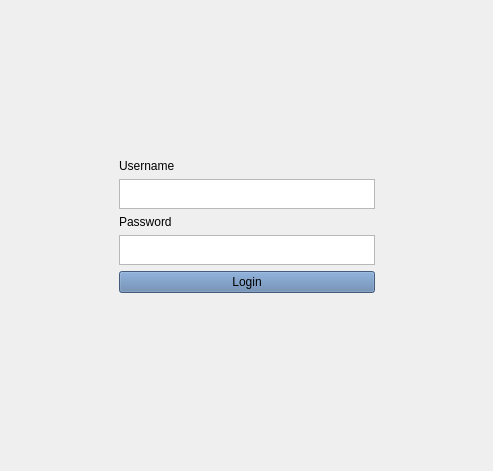
<?xml version="1.0" encoding="UTF-8"?>
<ui version="4.0">
 <class>loginPage</class>
 <widget class="QWidget" name="loginPage">
  <property name="geometry">
   <rect>
    <x>0</x>
    <y>0</y>
    <width>493</width>
    <height>471</height>
   </rect>
  </property>
  <property name="windowTitle">
   <string>Form</string>
  </property>
  <layout class="QHBoxLayout" name="horizontalLayout">
   <item>
    <spacer name="horizontalSpacer">
     <property name="orientation">
      <enum>Qt::Orientation::Horizontal</enum>
     </property>
     <property name="sizeHint" stdset="0">
      <size>
       <width>40</width>
       <height>20</height>
      </size>
     </property>
    </spacer>
   </item>
   <item>
    <layout class="QVBoxLayout" name="verticalLayout">
     <item>
      <spacer name="verticalSpacer_2">
       <property name="orientation">
        <enum>Qt::Orientation::Vertical</enum>
       </property>
       <property name="sizeHint" stdset="0">
        <size>
         <width>20</width>
         <height>40</height>
        </size>
       </property>
      </spacer>
     </item>
     <item>
      <widget class="QLabel" name="UsernameLabel">
       <property name="text">
        <string>Username</string>
       </property>
      </widget>
     </item>
     <item>
      <widget class="QTextEdit" name="textEditUsername">
       <property name="maximumSize">
        <size>
         <width>16777215</width>
         <height>30</height>
        </size>
       </property>
      </widget>
     </item>
     <item>
      <widget class="QLabel" name="PasswordLabel">
       <property name="text">
        <string>Password</string>
       </property>
      </widget>
     </item>
     <item>
      <widget class="QTextEdit" name="textEditPassword">
       <property name="enabled">
        <bool>true</bool>
       </property>
       <property name="maximumSize">
        <size>
         <width>16777215</width>
         <height>30</height>
        </size>
       </property>
      </widget>
     </item>
     <item>
      <widget class="QPushButton" name="loginButton">
       <property name="styleSheet">
        <string notr="true">background-color: rgb(94, 129, 172);</string>
       </property>
       <property name="text">
        <string>Login</string>
       </property>
      </widget>
     </item>
     <item>
      <widget class="QLabel" name="MessageLabel">
       <property name="text">
        <string/>
       </property>
      </widget>
     </item>
     <item>
      <spacer name="verticalSpacer">
       <property name="orientation">
        <enum>Qt::Orientation::Vertical</enum>
       </property>
       <property name="sizeHint" stdset="0">
        <size>
         <width>20</width>
         <height>40</height>
        </size>
       </property>
      </spacer>
     </item>
    </layout>
   </item>
   <item>
    <spacer name="horizontalSpacer_2">
     <property name="orientation">
      <enum>Qt::Orientation::Horizontal</enum>
     </property>
     <property name="sizeHint" stdset="0">
      <size>
       <width>40</width>
       <height>20</height>
      </size>
     </property>
    </spacer>
   </item>
  </layout>
 </widget>
 <resources/>
 <connections/>
</ui>
